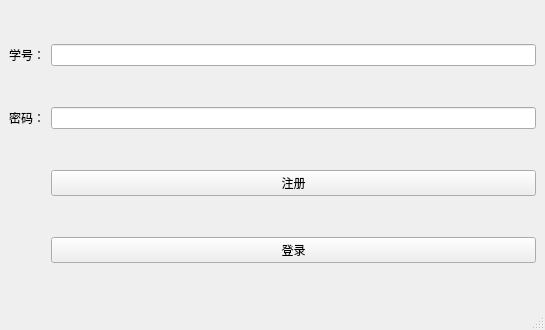
<?xml version="1.0" encoding="UTF-8"?>
<ui version="4.0">
 <class>MainWindow</class>
 <widget class="QMainWindow" name="MainWindow">
  <property name="geometry">
   <rect>
    <x>0</x>
    <y>0</y>
    <width>545</width>
    <height>330</height>
   </rect>
  </property>
  <property name="windowTitle">
   <string>MainWindow</string>
  </property>
  <widget class="QWidget" name="centralwidget">
   <layout class="QGridLayout" name="gridLayout">
    <item row="0" column="0">
     <widget class="QLabel" name="label">
      <property name="text">
       <string>学号：</string>
      </property>
     </widget>
    </item>
    <item row="0" column="1">
     <widget class="QLineEdit" name="lineEdit"/>
    </item>
    <item row="1" column="0">
     <widget class="QLabel" name="label_2">
      <property name="text">
       <string>密码：</string>
      </property>
     </widget>
    </item>
    <item row="1" column="1">
     <widget class="QLineEdit" name="lineEdit_2"/>
    </item>
    <item row="2" column="1">
     <widget class="QPushButton" name="pushButton_2">
      <property name="text">
       <string>注册</string>
      </property>
     </widget>
    </item>
    <item row="3" column="1">
     <widget class="QPushButton" name="login">
      <property name="text">
       <string>登录</string>
      </property>
     </widget>
    </item>
   </layout>
  </widget>
  <widget class="QMenuBar" name="menubar">
   <property name="geometry">
    <rect>
     <x>0</x>
     <y>0</y>
     <width>545</width>
     <height>26</height>
    </rect>
   </property>
  </widget>
  <widget class="QStatusBar" name="statusbar"/>
 </widget>
 <resources/>
 <connections/>
</ui>
